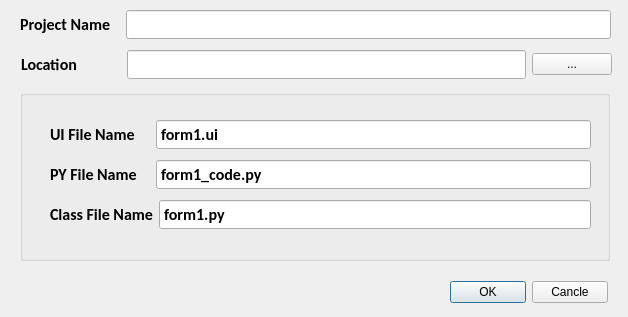
<?xml version="1.0" encoding="UTF-8"?>
<ui version="4.0">
 <class>Dialog</class>
 <widget class="QDialog" name="Dialog">
  <property name="geometry">
   <rect>
    <x>0</x>
    <y>0</y>
    <width>628</width>
    <height>317</height>
   </rect>
  </property>
  <property name="windowTitle">
   <string>Dialog</string>
  </property>
  <widget class="QWidget" name="layoutWidget">
   <property name="geometry">
    <rect>
     <x>450</x>
     <y>280</y>
     <width>158</width>
     <height>25</height>
    </rect>
   </property>
   <layout class="QHBoxLayout" name="horizontalLayout_5">
    <item>
     <widget class="QPushButton" name="btnok">
      <property name="text">
       <string>OK</string>
      </property>
     </widget>
    </item>
    <item>
     <widget class="QPushButton" name="btncancle">
      <property name="text">
       <string>Cancle</string>
      </property>
     </widget>
    </item>
   </layout>
  </widget>
  <widget class="QWidget" name="layoutWidget_2">
   <property name="geometry">
    <rect>
     <x>21</x>
     <y>50</y>
     <width>591</width>
     <height>29</height>
    </rect>
   </property>
   <layout class="QHBoxLayout" name="horizontalLayout_2">
    <item>
     <widget class="QLabel" name="label_2">
      <property name="minimumSize">
       <size>
        <width>100</width>
        <height>0</height>
       </size>
      </property>
      <property name="font">
       <font>
        <family>Calibri</family>
        <pointsize>12</pointsize>
        <weight>75</weight>
        <bold>true</bold>
       </font>
      </property>
      <property name="text">
       <string>Location</string>
      </property>
     </widget>
    </item>
    <item>
     <widget class="QLineEdit" name="txtlocation">
      <property name="minimumSize">
       <size>
        <width>200</width>
        <height>0</height>
       </size>
      </property>
      <property name="font">
       <font>
        <family>Calibri</family>
        <pointsize>12</pointsize>
        <weight>75</weight>
        <bold>true</bold>
       </font>
      </property>
      <property name="styleSheet">
       <string notr="true">padding:2px;</string>
      </property>
     </widget>
    </item>
    <item>
     <widget class="QPushButton" name="pushButton">
      <property name="minimumSize">
       <size>
        <width>20</width>
        <height>0</height>
       </size>
      </property>
      <property name="text">
       <string>...</string>
      </property>
     </widget>
    </item>
   </layout>
  </widget>
  <widget class="QWidget" name="layoutWidget_3">
   <property name="geometry">
    <rect>
     <x>20</x>
     <y>10</y>
     <width>591</width>
     <height>29</height>
    </rect>
   </property>
   <layout class="QHBoxLayout" name="horizontalLayout">
    <item>
     <widget class="QLabel" name="label">
      <property name="minimumSize">
       <size>
        <width>100</width>
        <height>0</height>
       </size>
      </property>
      <property name="font">
       <font>
        <family>Calibri</family>
        <pointsize>12</pointsize>
        <weight>75</weight>
        <bold>true</bold>
       </font>
      </property>
      <property name="text">
       <string>Project Name</string>
      </property>
     </widget>
    </item>
    <item>
     <widget class="QLineEdit" name="txtprojectName">
      <property name="minimumSize">
       <size>
        <width>200</width>
        <height>0</height>
       </size>
      </property>
      <property name="font">
       <font>
        <family>Calibri</family>
        <pointsize>12</pointsize>
        <weight>75</weight>
        <bold>true</bold>
       </font>
      </property>
      <property name="styleSheet">
       <string notr="true">padding:2px;</string>
      </property>
     </widget>
    </item>
   </layout>
  </widget>
  <widget class="QGroupBox" name="groupBox">
   <property name="geometry">
    <rect>
     <x>20</x>
     <y>90</y>
     <width>590</width>
     <height>171</height>
    </rect>
   </property>
   <property name="title">
    <string/>
   </property>
   <widget class="QWidget" name="layoutWidget_4">
    <property name="geometry">
     <rect>
      <x>30</x>
      <y>70</y>
      <width>541</width>
      <height>29</height>
     </rect>
    </property>
    <layout class="QHBoxLayout" name="horizontalLayout_4">
     <item>
      <widget class="QLabel" name="label_4">
       <property name="minimumSize">
        <size>
         <width>100</width>
         <height>0</height>
        </size>
       </property>
       <property name="font">
        <font>
         <family>Calibri</family>
         <pointsize>12</pointsize>
         <weight>75</weight>
         <bold>true</bold>
        </font>
       </property>
       <property name="text">
        <string>PY File Name</string>
       </property>
      </widget>
     </item>
     <item>
      <widget class="QLineEdit" name="txtpyfileName">
       <property name="minimumSize">
        <size>
         <width>200</width>
         <height>0</height>
        </size>
       </property>
       <property name="font">
        <font>
         <family>Calibri</family>
         <pointsize>12</pointsize>
         <weight>75</weight>
         <bold>true</bold>
        </font>
       </property>
       <property name="styleSheet">
        <string notr="true">padding:2px;</string>
       </property>
       <property name="text">
        <string>form1_code.py</string>
       </property>
      </widget>
     </item>
    </layout>
   </widget>
   <widget class="QWidget" name="layoutWidget_5">
    <property name="geometry">
     <rect>
      <x>30</x>
      <y>110</y>
      <width>541</width>
      <height>29</height>
     </rect>
    </property>
    <layout class="QHBoxLayout" name="horizontalLayout_6">
     <item>
      <widget class="QLabel" name="label_5">
       <property name="minimumSize">
        <size>
         <width>100</width>
         <height>0</height>
        </size>
       </property>
       <property name="font">
        <font>
         <family>Calibri</family>
         <pointsize>12</pointsize>
         <weight>75</weight>
         <bold>true</bold>
        </font>
       </property>
       <property name="text">
        <string>Class File Name</string>
       </property>
      </widget>
     </item>
     <item>
      <widget class="QLineEdit" name="txtclassfileName">
       <property name="minimumSize">
        <size>
         <width>200</width>
         <height>0</height>
        </size>
       </property>
       <property name="font">
        <font>
         <family>Calibri</family>
         <pointsize>12</pointsize>
         <weight>75</weight>
         <bold>true</bold>
        </font>
       </property>
       <property name="styleSheet">
        <string notr="true">padding:2px;</string>
       </property>
       <property name="text">
        <string>form1.py</string>
       </property>
      </widget>
     </item>
    </layout>
   </widget>
   <widget class="QWidget" name="layoutWidget">
    <property name="geometry">
     <rect>
      <x>30</x>
      <y>30</y>
      <width>541</width>
      <height>29</height>
     </rect>
    </property>
    <layout class="QHBoxLayout" name="horizontalLayout_3">
     <item>
      <widget class="QLabel" name="label_3">
       <property name="minimumSize">
        <size>
         <width>100</width>
         <height>0</height>
        </size>
       </property>
       <property name="font">
        <font>
         <family>Calibri</family>
         <pointsize>12</pointsize>
         <weight>75</weight>
         <bold>true</bold>
        </font>
       </property>
       <property name="text">
        <string>UI File Name</string>
       </property>
      </widget>
     </item>
     <item>
      <widget class="QLineEdit" name="txtuifileName">
       <property name="minimumSize">
        <size>
         <width>200</width>
         <height>0</height>
        </size>
       </property>
       <property name="font">
        <font>
         <family>Calibri</family>
         <pointsize>12</pointsize>
         <weight>75</weight>
         <bold>true</bold>
        </font>
       </property>
       <property name="styleSheet">
        <string notr="true">padding:2px;</string>
       </property>
       <property name="text">
        <string>form1.ui</string>
       </property>
      </widget>
     </item>
    </layout>
   </widget>
  </widget>
 </widget>
 <resources/>
 <connections/>
</ui>
